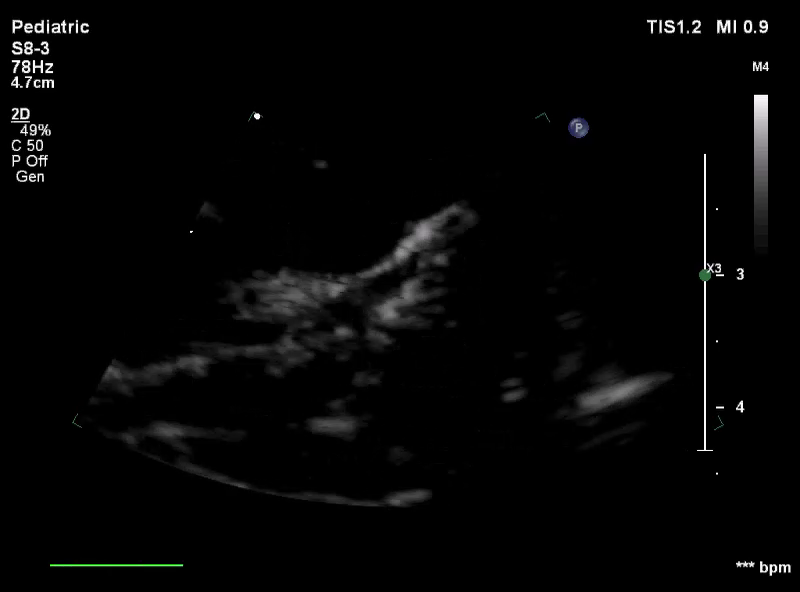
#> input picture frame 11 of heart_cycles/Media1.mp4, 800 x 592 px
$ python Analysis_ViewGroup.py
#> lines starting #> are read from the running program, lines starting #| are printed output that depends on the picture; after the words box and inside, x2 and y2 are one past the last pixel; in counts of white or black regions, pixels touching at a corner belong together
# view_classifier.py — ML-BASED GROUPING OF LINE FEATURES with ROI Support and ROI Visualization

import os
import cv2
import numpy as np
from sklearn.ensemble import RandomForestClassifier
from sklearn.cluster import AgglomerativeClustering
from sklearn.preprocessing import StandardScaler


def create_center_weight_mask(size=64, sigma=0.4):
    ax = np.linspace(-1, 1, size)
    xx, yy = np.meshgrid(ax, ax)
    gaussian = np.exp(-(xx**2 + yy**2) / (2 * sigma**2))
    return gaussian / gaussian.max()


def extract_binary_line_images(video_path, save_dir=None, roi=None):
#> called with video_path = 'heart_cycles/Media1.mp4', save_dir = 'line_edges', roi = (100, 50, 500, 350)
    frames = []
    cap = cv2.VideoCapture(video_path)
    idx = 0
    weight_mask = create_center_weight_mask()

    while cap.isOpened():
        ret, frame = cap.read()
#> frame is the input picture: shape (592, 800, 3); mean B, G, R 5.1, 5.2, 5.1
        if not ret:
            break
        original_frame = frame.copy()
        gray = cv2.cvtColor(frame, cv2.COLOR_BGR2GRAY)
        if roi is not None:
            x, y, w, h = roi
            gray = gray[y:y + h, x:x + w]
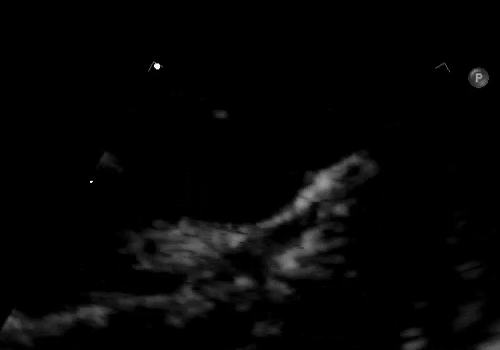
#> gray: shape (350, 500); min 0, max 255, mean 5.4
            cv2.rectangle(original_frame, (x, y), (x + w, y + h), (0, 255, 0), 2)
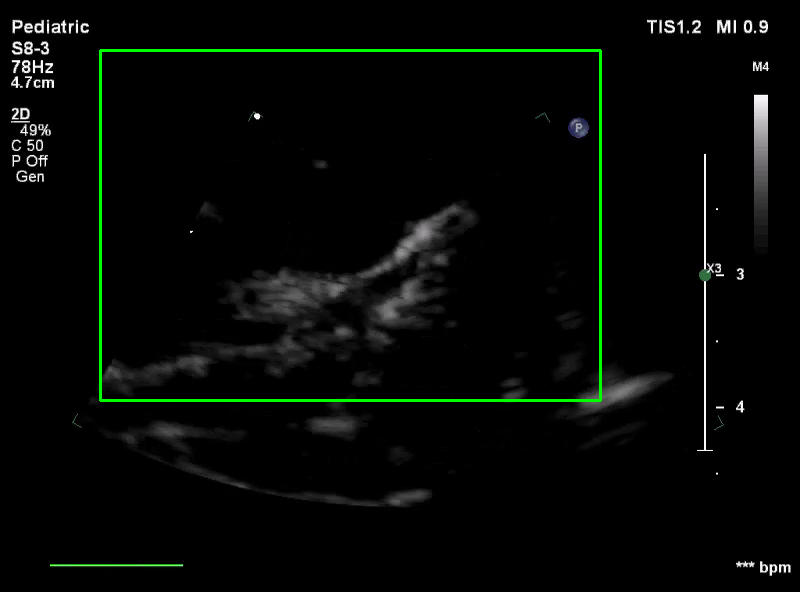
#> original_frame: shape (592, 800, 3); 1.08% of pixels changed, all inside (x1, y1, x2, y2) = (99, 49, 602, 402)
        edges = cv2.Canny(gray, threshold1=50, threshold2=150)
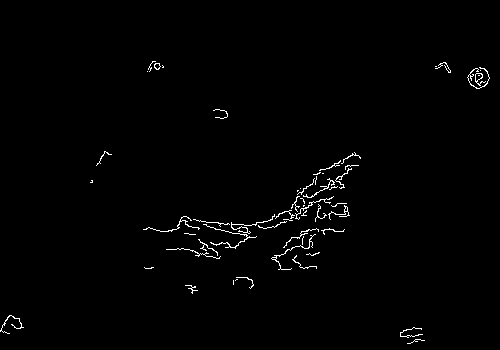
#> edges: shape (350, 500); 1.1% white in thin lines or dots, all inside (x1, y1, x2, y2) = (0, 61, 490, 344)
        resized = cv2.resize(edges, (64, 64)).astype(np.float32) / 255.0
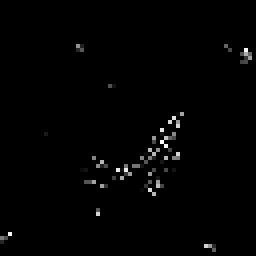
#> resized: shape (64, 64) float32 (shown 4 times larger); min 0, max 1, mean 0.0103
        weighted = resized * weight_mask
        frames.append(weighted.flatten())

        if save_dir:
            os.makedirs(save_dir, exist_ok=True)
            edge_filename = os.path.join(save_dir, f"line_{idx:04d}.png")
            cv2.imwrite(edge_filename, edges)
            frame_filename = os.path.join(save_dir, f"roi_frame_{idx:04d}.png")
            cv2.imwrite(frame_filename, original_frame)
        idx += 1
    cap.release()
    return np.array(frames)


class MLLineViewGroupSplitter:
    def __init__(self, n_clusters=10, min_group_size=3):
        self.n_clusters = n_clusters
        self.min_group_size = min_group_size

    def split(self, line_features):
        scaler = StandardScaler()
        X_scaled = scaler.fit_transform(line_features)
        clustering = AgglomerativeClustering(n_clusters=self.n_clusters)
        labels = clustering.fit_predict(X_scaled)

        groups = []
        current_label = labels[0]
        start = 0
        for i in range(1, len(labels)):
            if labels[i] != current_label:
                if i - start >= self.min_group_size:
                    groups.append((start, i - 1))
                start = i
                current_label = labels[i]
        if len(labels) - start >= self.min_group_size:
            groups.append((start, len(labels) - 1))
        return groups


def save_grouped_line_frames(video_path, groups, output_base="line_grouped_frames"):
    os.makedirs(output_base, exist_ok=True)
    cap = cv2.VideoCapture(video_path)
    all_frames = []
    while cap.isOpened():
        ret, frame = cap.read()
        if not ret:
            break
        all_frames.append(frame)
    cap.release()

    for i, (start, end) in enumerate(groups):
        group_dir = os.path.join(output_base, f"group_{i:02d}")
        os.makedirs(group_dir, exist_ok=True)
        for j in range(start, end + 1):
            out_path = os.path.join(group_dir, f"frame_{j:04d}.png")
            cv2.imwrite(out_path, all_frames[j])


def main():
    video_path = "heart_cycles/Media1.mp4"
    output_base = "line_grouped_frames"
    line_image_dir = "line_edges"
    roi = (100, 50, 500, 350)  # (x, y, w, h) region of interest

    print("Extracting line features from ROI and saving edge + ROI overlay images...")
    line_features = extract_binary_line_images(video_path, save_dir=line_image_dir, roi=roi)

    print("Clustering line-based features using ML...")
    splitter = MLLineViewGroupSplitter(n_clusters=10, min_group_size=3)
    groups = splitter.split(line_features)

    print("Saving grouped original frames...")
    save_grouped_line_frames(video_path, groups, output_base)

    print("Done. View groups saved as:")
    for i, (start, end) in enumerate(groups):
        print(f"Group {i}: frames {start}–{end} → {output_base}/group_{i:02d}/")


if __name__ == "__main__":
    main()


##todo: coraser extraction maybe? no need to determine the view type ; also the grouping seems to be too fine level..

$ run again, starting later in the video
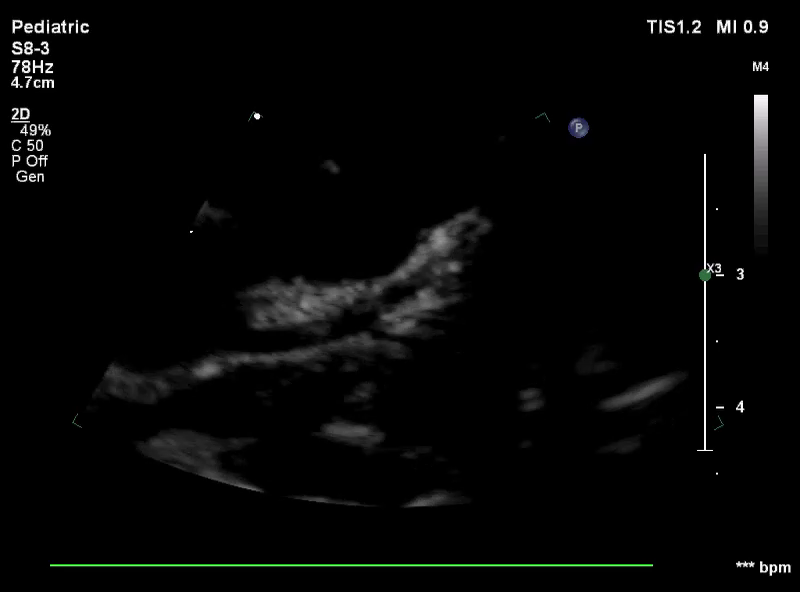
#> input picture frame 49 of heart_cycles/Media1.mp4, 800 x 592 px
#> in extract_binary_line_images, frame is the input picture: shape (592, 800, 3); mean B, G, R 5.5, 5.9, 5.4
#> original_frame: shape (592, 800, 3); 1.08% of pixels changed, all inside (x1, y1, x2, y2) = (99, 49, 602, 402)
#> in extract_binary_line_images, `edges = cv2.Canny(gray, threshold1=50, threshold2=150)`:
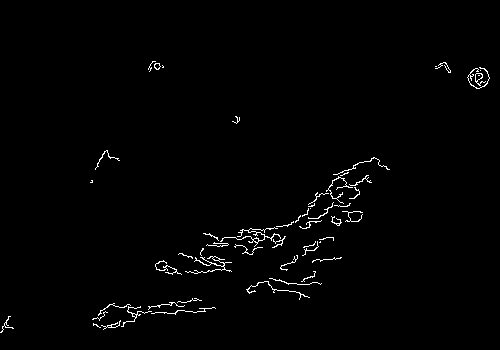
#> edges: shape (350, 500); 1.2% white in thin lines or dots, all inside (x1, y1, x2, y2) = (0, 61, 490, 333)
#> in extract_binary_line_images, `weighted = resized * weight_mask`:
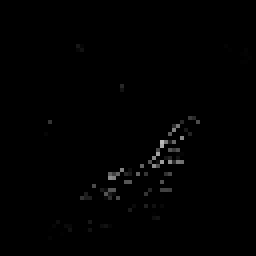
#> weighted: shape (64, 64) float64 (shown 4 times larger); min 0, max 0.74, mean 0.00559

$ run again, starting later in the video
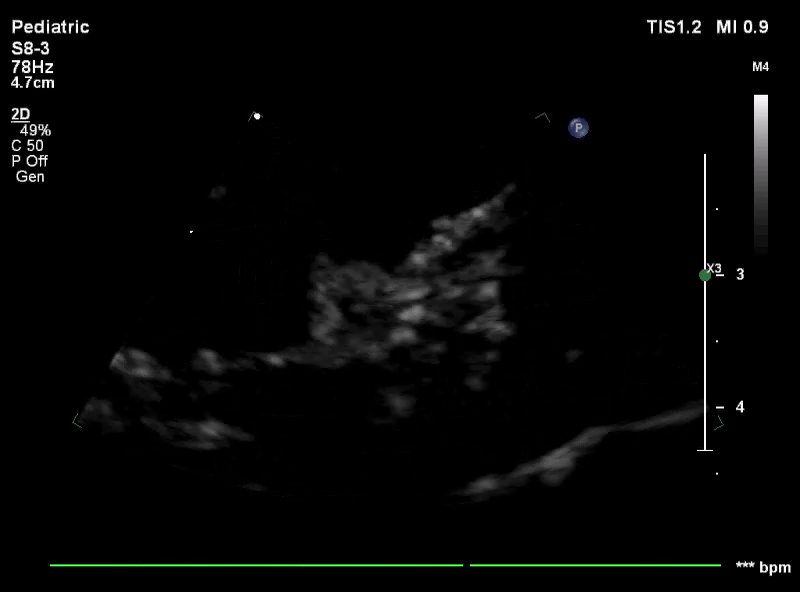
#> input picture frame 88 of heart_cycles/Media1.mp4, 800 x 592 px
#> in extract_binary_line_images, frame is the input picture: shape (592, 800, 3); mean B, G, R 5.1, 5.6, 5.1
#> original_frame: shape (592, 800, 3); 1.08% of pixels changed, all inside (x1, y1, x2, y2) = (99, 49, 602, 402)
#> in extract_binary_line_images, `edges = cv2.Canny(gray, threshold1=50, threshold2=150)`:
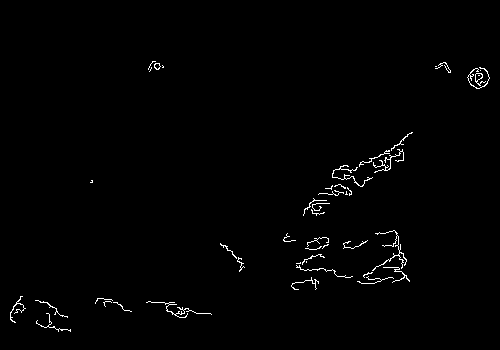
#> edges: shape (350, 500); 1% white in thin lines or dots, all inside (x1, y1, x2, y2) = (10, 61, 490, 332)
#> in extract_binary_line_images, `resized = cv2.resize(edges, (64, 64)).astype(np.float32) / 255.0`:
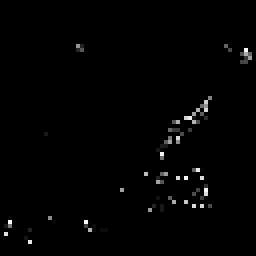
#> resized: shape (64, 64) float32 (shown 4 times larger); min 0, max 0.984, mean 0.0103
